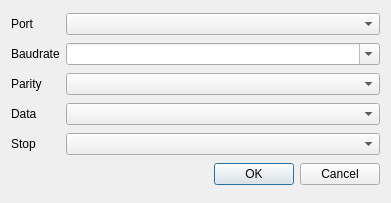
<?xml version="1.0" encoding="UTF-8"?>
<ui version="4.0">
 <class>serialPortDialog</class>
 <widget class="QDialog" name="serialPortDialog">
  <property name="geometry">
   <rect>
    <x>0</x>
    <y>0</y>
    <width>391</width>
    <height>203</height>
   </rect>
  </property>
  <property name="windowTitle">
   <string>Serial port</string>
  </property>
  <layout class="QGridLayout" name="gridLayout">
   <item row="0" column="2">
    <widget class="QComboBox" name="cbPorts"/>
   </item>
   <item row="4" column="2">
    <widget class="QComboBox" name="cbStop"/>
   </item>
   <item row="1" column="2">
    <widget class="QComboBox" name="cbBaudrates">
     <property name="editable">
      <bool>true</bool>
     </property>
    </widget>
   </item>
   <item row="3" column="2">
    <widget class="QComboBox" name="cbData"/>
   </item>
   <item row="4" column="0">
    <widget class="QLabel" name="label_4">
     <property name="text">
      <string>Stop</string>
     </property>
    </widget>
   </item>
   <item row="3" column="0">
    <widget class="QLabel" name="label_3">
     <property name="text">
      <string>Data</string>
     </property>
    </widget>
   </item>
   <item row="0" column="0">
    <widget class="QLabel" name="label">
     <property name="text">
      <string>Port</string>
     </property>
    </widget>
   </item>
   <item row="1" column="0">
    <widget class="QLabel" name="label_2">
     <property name="text">
      <string>Baudrate</string>
     </property>
    </widget>
   </item>
   <item row="5" column="2">
    <widget class="QDialogButtonBox" name="buttonBox">
     <property name="orientation">
      <enum>Qt::Horizontal</enum>
     </property>
     <property name="standardButtons">
      <set>QDialogButtonBox::Cancel|QDialogButtonBox::Ok</set>
     </property>
    </widget>
   </item>
   <item row="2" column="2">
    <widget class="QComboBox" name="cbParity"/>
   </item>
   <item row="2" column="0">
    <widget class="QLabel" name="label_5">
     <property name="text">
      <string>Parity</string>
     </property>
    </widget>
   </item>
  </layout>
 </widget>
 <tabstops>
  <tabstop>cbPorts</tabstop>
  <tabstop>cbBaudrates</tabstop>
  <tabstop>cbParity</tabstop>
  <tabstop>cbData</tabstop>
  <tabstop>cbStop</tabstop>
 </tabstops>
 <resources/>
 <connections>
  <connection>
   <sender>buttonBox</sender>
   <signal>accepted()</signal>
   <receiver>serialPortDialog</receiver>
   <slot>accept()</slot>
   <hints>
    <hint type="sourcelabel">
     <x>248</x>
     <y>254</y>
    </hint>
    <hint type="destinationlabel">
     <x>157</x>
     <y>274</y>
    </hint>
   </hints>
  </connection>
  <connection>
   <sender>buttonBox</sender>
   <signal>rejected()</signal>
   <receiver>serialPortDialog</receiver>
   <slot>reject()</slot>
   <hints>
    <hint type="sourcelabel">
     <x>316</x>
     <y>260</y>
    </hint>
    <hint type="destinationlabel">
     <x>286</x>
     <y>274</y>
    </hint>
   </hints>
  </connection>
 </connections>
</ui>
